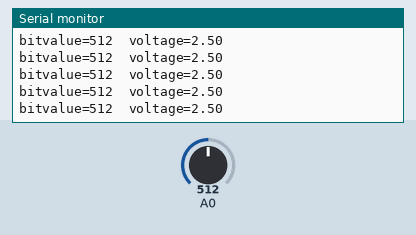
Simulated run of this sketch. Board: Arduino Uno, built with avr-gcc and run on an emulated ATmega328P. Parts: the last lines printed to the serial monitor. The inputs (shaded band) are chosen by the test bench; at power-on: A0 = 512.

Above: at 1.2 s.
1.3 s: A0 set to 11
At 1.9 s:
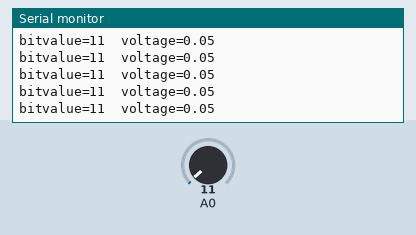
4.3 s: A0 set to 8
At 5.2 s:
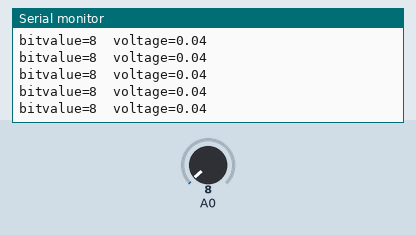
Timing chart, 0 to 7.3 s (numbered marks = the images above; inputs shaded):
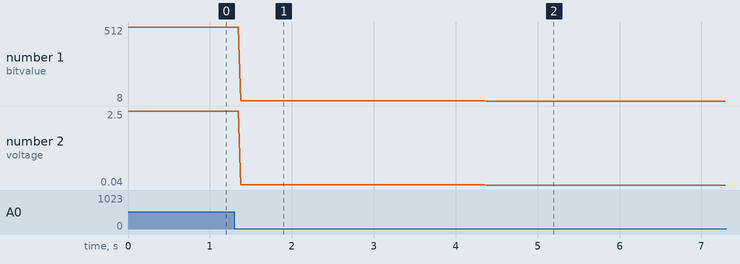

Measured:
- after the input at 1.3 s, the serial monitor: prints a new line after 0.08 s (image 1)
- after the input at 4.3 s, the serial monitor: prints a new line after 0.08 s (image 2)
- plotted number 1: 512 → 11 after the input at 1.3 s, 11 → 8 after the input at 4.3 s
- plotted number 2: 2.5 → 0.05 after the input at 1.3 s, 0.05 → 0.04 after the input at 4.3 s

The sketch:

display_voltageandbitvalue.ino
```cpp
/*
   the goal of this program is to display the voltage and bitvalue by using analogRead
   by reading A0 and serialprinting what we want to read for example voltage you can display
   what the voltager is and change the voltage and bitvalue by turning the potentiometer. */


float voltage;      // converts voltage to a float data type
int sensorvalue;   // set sensorvalue as an integer

void setup() {
  // put your setup code here, to run once:
  Serial.begin(9600);   //starts the serial communcitation at 9600 bits per second

}

void loop() {
  // put your main code here, to run repeatedly:
  sensorvalue = analogRead(A0);    // reads the input of pin A0
  voltage = 5.0/1023.0* sensorvalue;    //converts the analog reading to a voltage with a range of 0 - 5V
  Serial.print("bitvalue=");       //prints out bitvalue=
  Serial.print(sensorvalue);      //prints out the value that is read
  Serial.print("\t");           // prints tab
  Serial.print("voltage=");     //prints out voltage=
  Serial.println(voltage);     //prints out the value that is read

}
```
